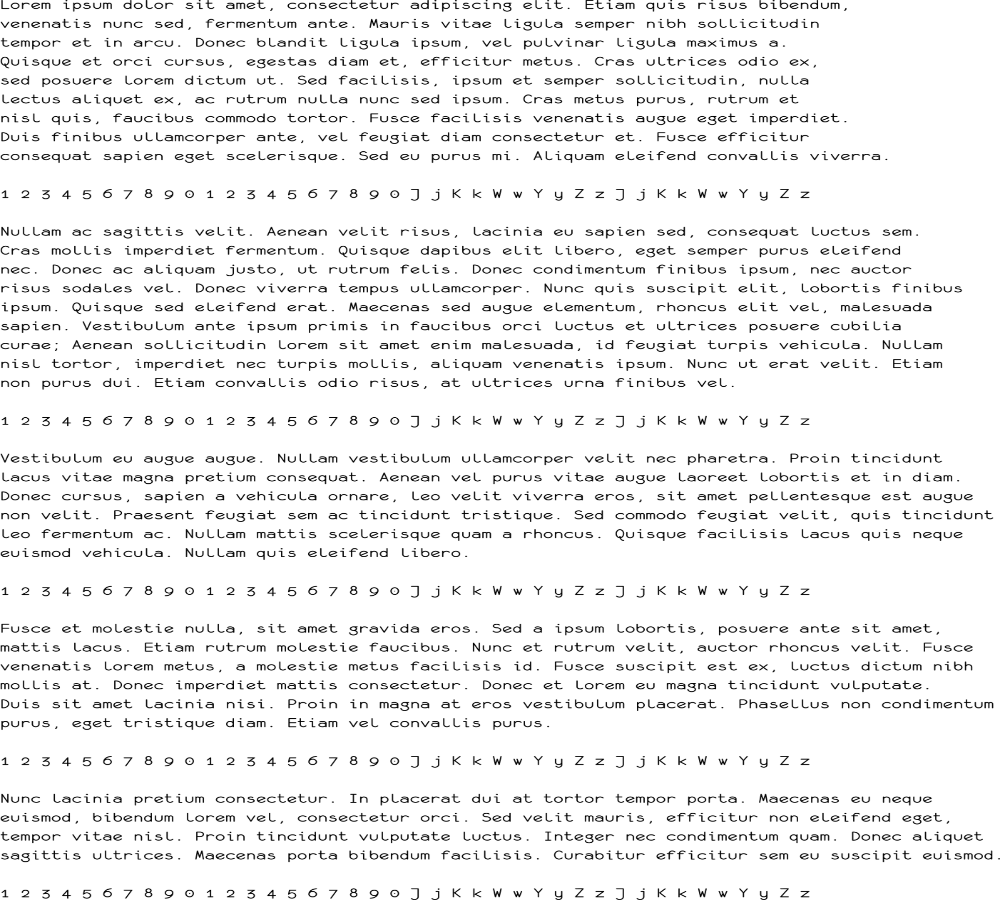
#> input picture ergasia2/aefl/Image Rotated text1 v3.png, 1000 x 900 px
$ python -i find_Rotation_Angle.py   (imports and definitions only)   (older library calls are emulated)
#> lines starting #> are read from the running program, lines starting #| are printed output that depends on the picture; long printed decimals are rounded
import cv2
import numpy as np

def findRotationAngle(x):
    # Load image
    img = cv2.imread(x)
#> img is the input picture: shape (900, 1000, 3); min 0, max 255, mean 239.4

    gray = cv2.cvtColor(img, cv2.COLOR_BGR2GRAY)

    # Blur the image
    blurred = cv2.blur(gray, (15, 15), cv2.BORDER_DEFAULT)
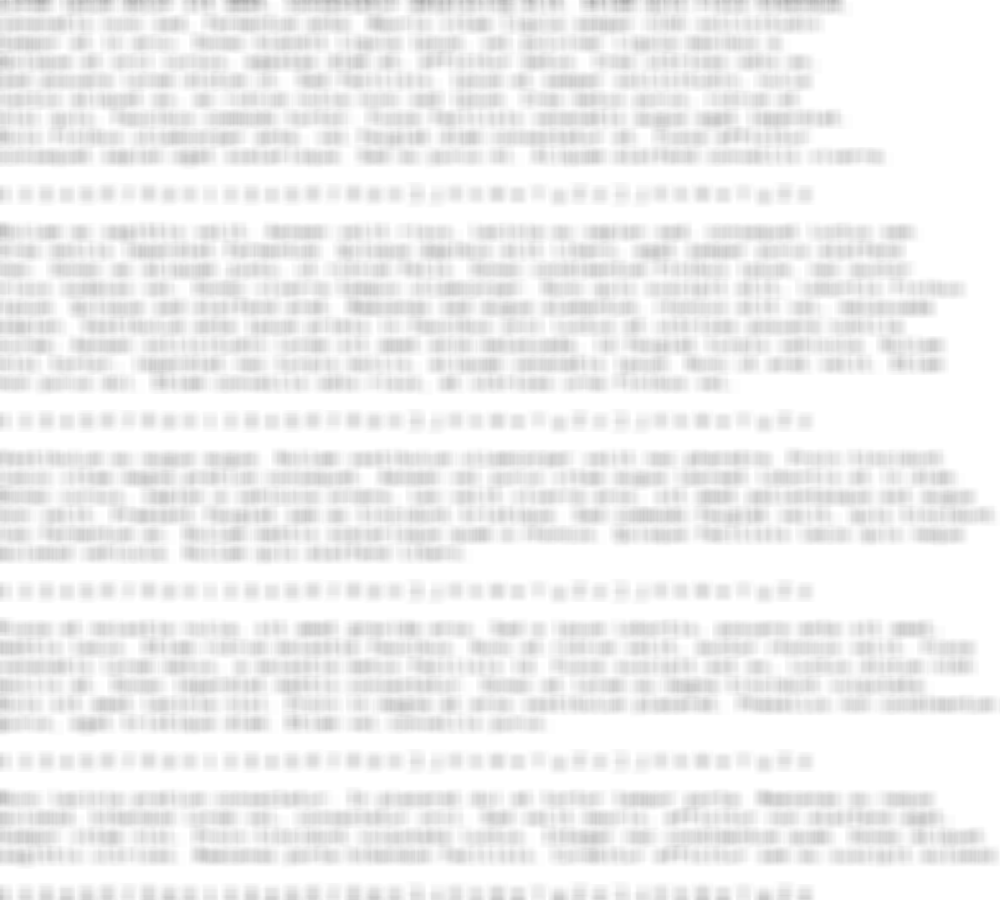
#> blurred: shape (900, 1000); min 171, max 255, mean 239.4

    dft = cv2.dft(np.float32(blurred), flags=cv2.DFT_COMPLEX_OUTPUT)

    # shift zero-frequency component to the center of the spectrum
    dft_shift = np.fft.fftshift(dft)
    magnitude_spectrum = 20 * np.log(cv2.magnitude(dft_shift[:, :, 0],dft_shift[:, :, 1]))
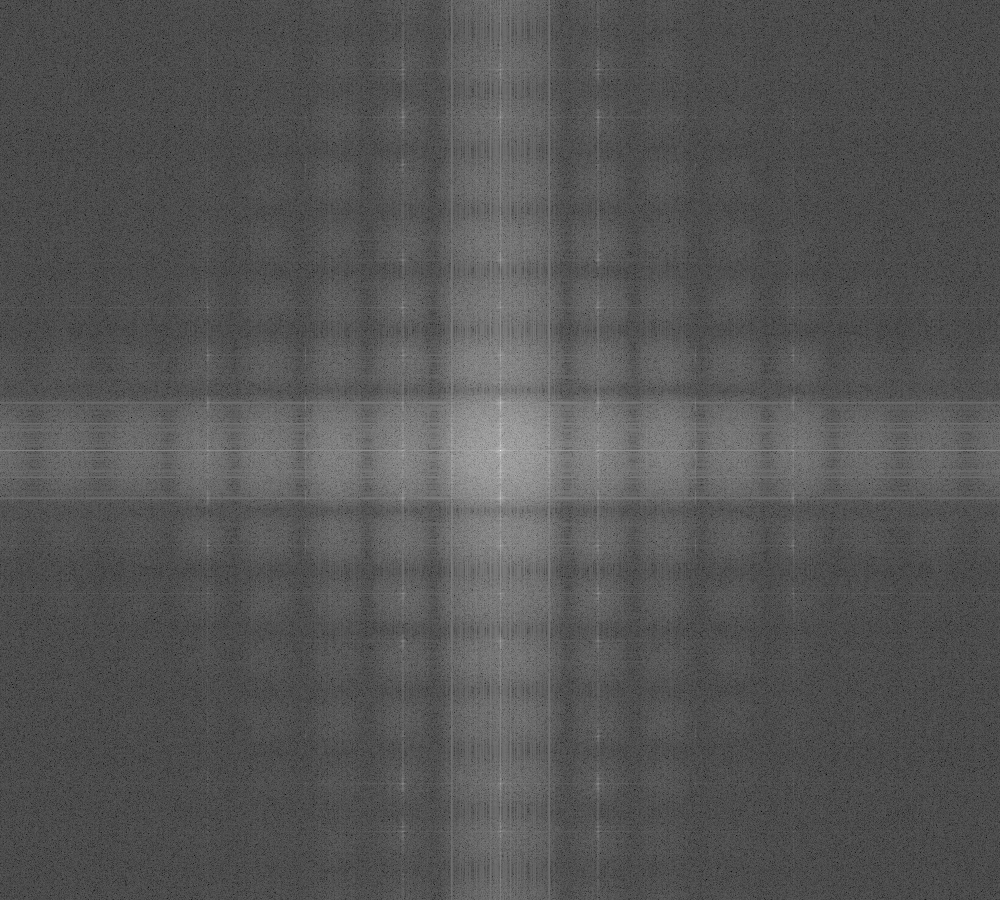
#> magnitude_spectrum: shape (900, 1000) float32; min -20.53, max 383.8, mean 115.5; drawn with min black and max white
    # normalize values between 0-255
    magnitude_spectrum = cv2.normalize(magnitude_spectrum, None, 0, 255, cv2.NORM_MINMAX, dtype=cv2.CV_8U)
    # delete the dc component
    M, N = magnitude_spectrum.shape
#> M = 900; N = 1000
    cx = M // 2
#> cx = 450
    cy = N // 2
#> cy = 500
    magnitude_spectrum[cx, cy] = 0
#> magnitude_spectrum: shape (900, 1000); min 0, max 200, mean 85.8
    cv2.imshow('magnitude', cv2.resize(magnitude_spectrum, (1000, 1000)))
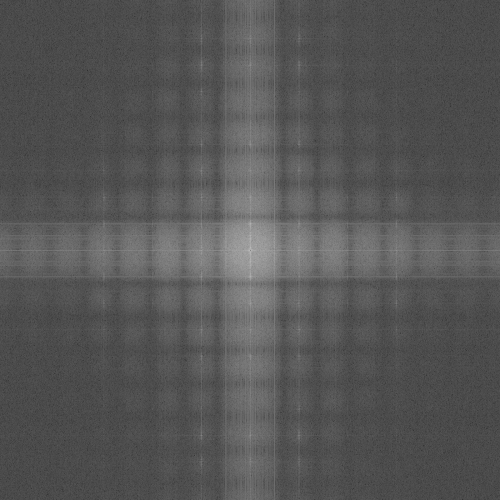
#> window 'magnitude': shape (1000, 1000) (shown at 1/2 size); min 6, max 197, mean 85.7
    cv2.waitKey()
    cv2.destroyAllWindows()

    # Find the frequency coordinates of maximum magnitude
    max_freq = np.argmax(magnitude_spectrum)
#> max_freq = 445500
    max_coords = np.unravel_index(max_freq, magnitude_spectrum.shape)
#> max_coords = (445, 500)

    # Convert coordinates to frequency values
    freq_x = max_coords[0] - int(magnitude_spectrum.shape[0] / 2)
#> freq_x = -5
    freq_y = max_coords[1] - int(magnitude_spectrum.shape[1] / 2)
#> freq_y = 0


    # Calculate the angle of rotation using arctan2
    angle = -np.arctan(freq_y/freq_x) * 180 / np.pi
#> angle = 0
    print(angle)
#| 0.0

    # Serial search for the exact rotation angle
    best_angle = angle
#> best_angle = 0
    max_brightness = -np.inf
    for i in np.arange(angle - 3, angle + 3, 0.05):
        # Rotate the image
        rotated = cv2.warpAffine(gray, cv2.getRotationMatrix2D((gray.shape[1] // 2, gray.shape[0] // 2), i, 1), (gray.shape[1], gray.shape[0]))

        # Calculate brightness projection on the vertical axis
        projection = np.sum(rotated, axis=1)
        brightness_changes = np.max(projection) - np.min(projection)

        # Choose angle with the highest brightness variation
        if brightness_changes > max_brightness:
            best_angle = i
            max_brightness = brightness_changes
#> this loop made 120 passes
#> (brightness_changes, max_brightness) on passes 1, 2, 3, 4, 35, 36, 37, 38, 39, 40, 41: (140977, 140977), (141596, 141596), (142055, 142055), (142202, 142202), (142308, 142308), (143118, 143118), (143977, 143977), (144963, 144963), (145821, 145821), (146348, 146348), (147046, 147046)
#> brightness_changes on passes 5 to 10: 141930, 141589, 141248, 140451, 139266, 138193
#> pass 1, in findRotationAngle, `rotated = cv2.warpAffine(gray, cv2.getRotationMatrix2D((gray.shape[1] ..`:
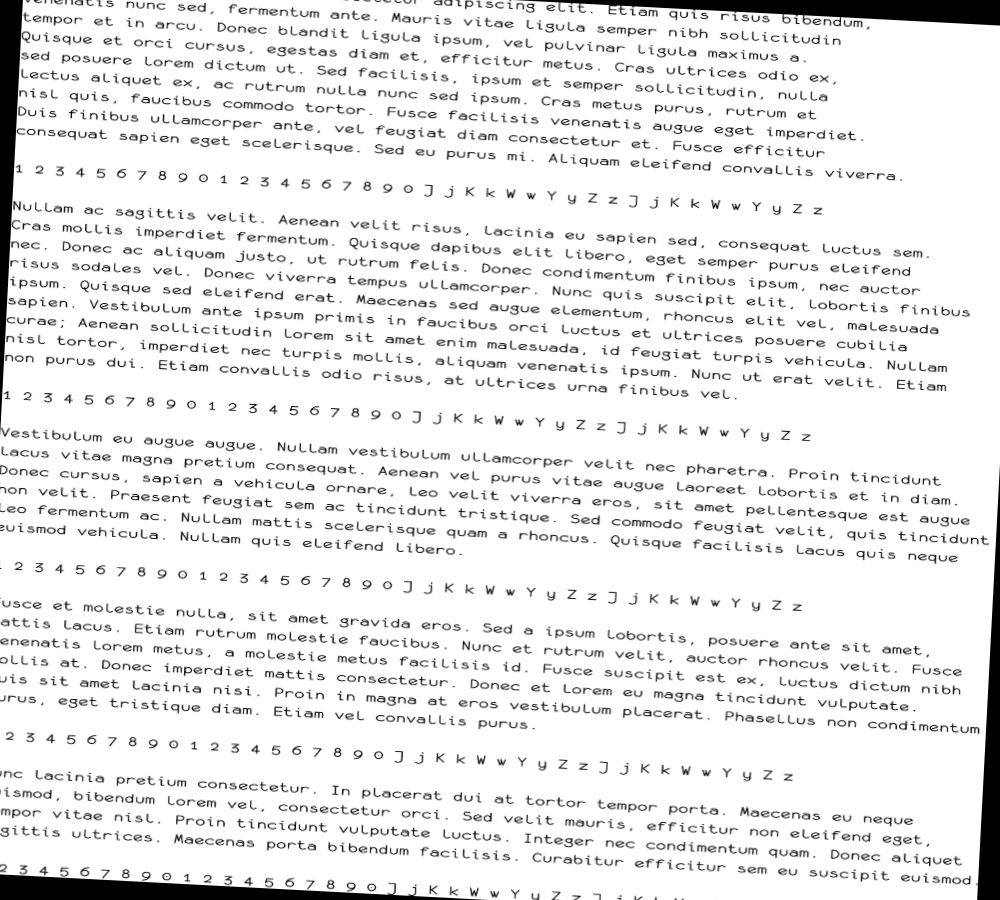
#> rotated: shape (900, 1000); min 0, max 255, mean 233.4
#> pass 3, in findRotationAngle, `rotated = cv2.warpAffine(gray, cv2.getRotationMatrix2D((gray.shape[1] ..`:
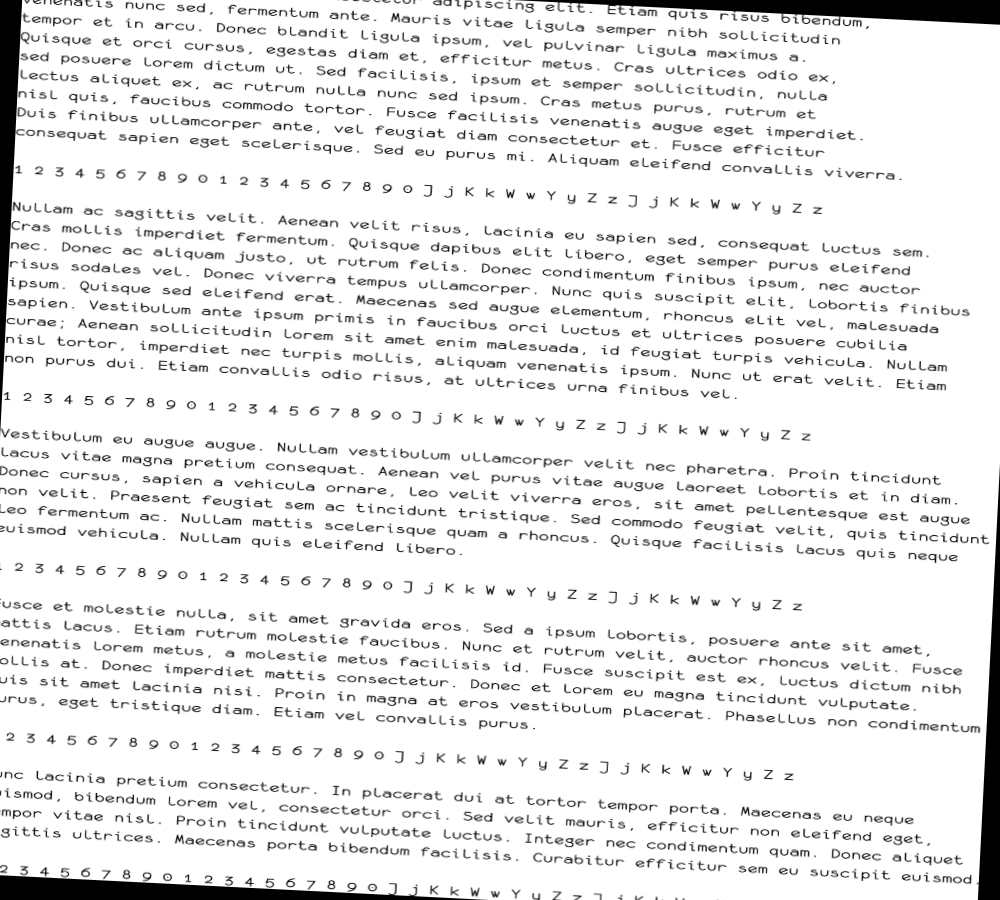
#> rotated: shape (900, 1000); min 0, max 255, mean 233.6
#> after the loop, best_angle = -1; max_brightness = 147046
    print(best_angle)
#| -1.000
    return best_angle

>>> result = findRotationAngle('../ergasia2/aefl/Image Rotated text1 v3.png')
#> result = -1
